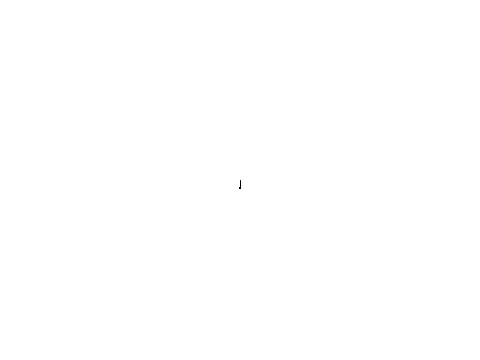
Frame 1 (no input)
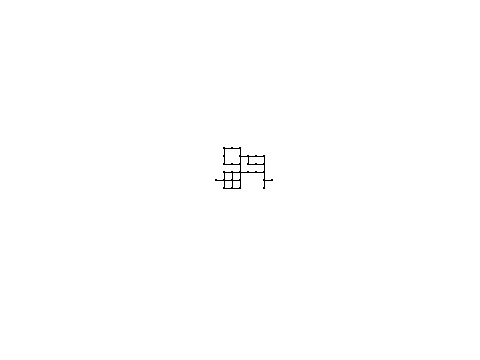
Frame 60 (the mouse pressed at the canvas centre just before this capture)
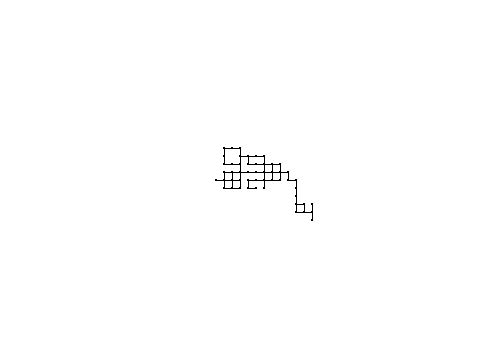
Frame 120 (the mouse held since frame 60 and released just before this capture)

The Processing sketch that drew these frames (run headless with seeded random() and noise(); from frame 60 on, the mouse is pressed at the canvas centre):

// Processing sketch: processing_44255
// ── processing_44255.pde

int X, Y; 
int Z, W; 
int Rnd;  

void setup() {
  size(480, 360);
  background(255);
  X = width/2; 
  Y = height/2; 
  
  frameRate(15); 
}

void draw() {
  
  Z = X;
  W = Y;
  
  Rnd = int(random(0, 4));

switch (Rnd) {
  case 0 : 
  X = X + 8;
  Y = Y;
  break;
  
  case 1 :
  X = X - 8;
  Y = Y;
  break;
  
  case 2 : 
  X = X ;
  Y = Y + 8;
  break;
  
  case 3 :
  X = X;
  Y = Y - 8;
  break;
}
  
fill(100);
rectMode(CENTER);
rect(X, Y, 1, 1);

noFill();
line(X, Y, Z, W);
}
      
                
